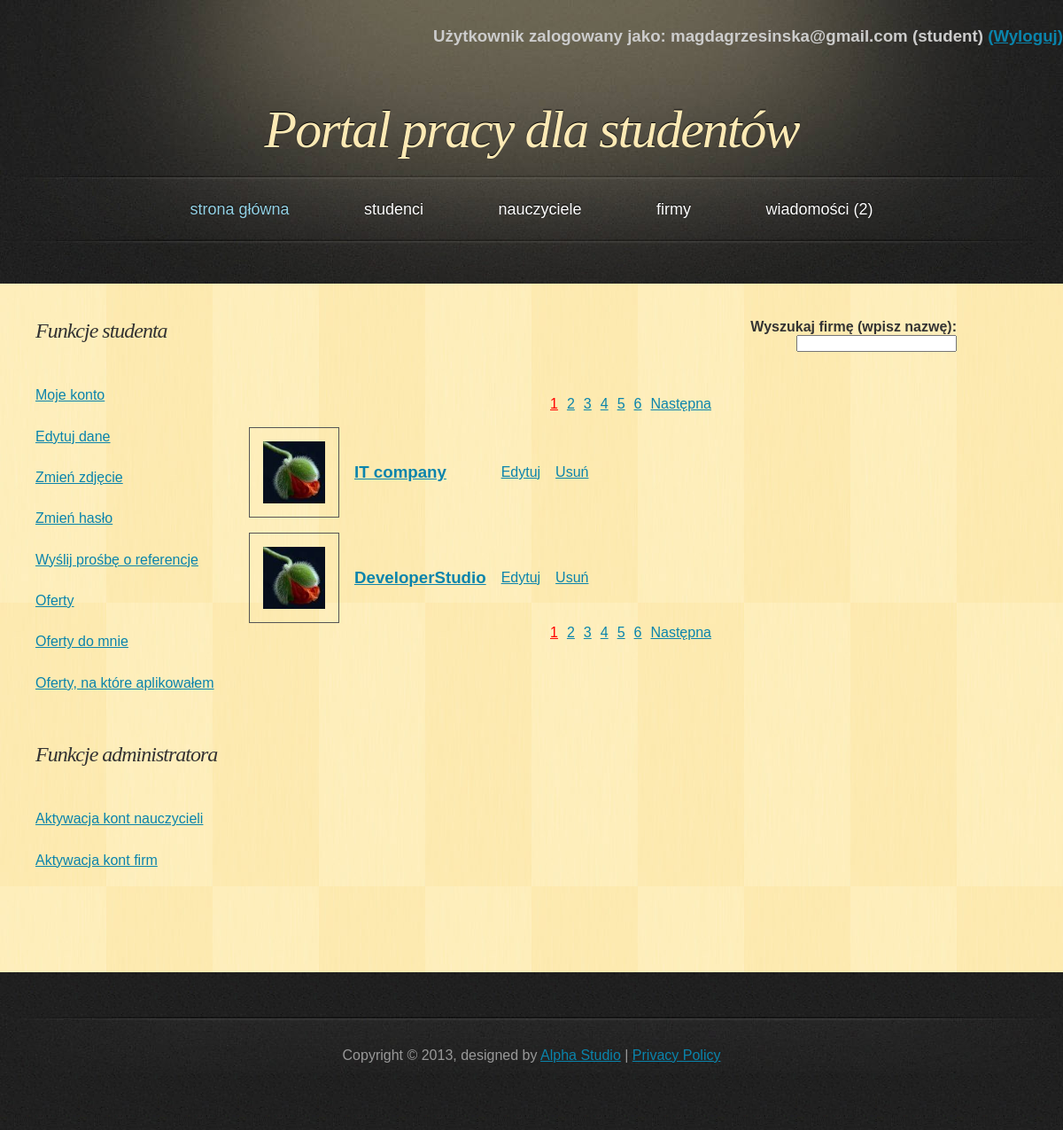
The app's page /PortalPracy/php/list_company.php (signed in) with its own data.
### tables this page shows
CREATE TABLE IF NOT EXISTS `company` (
  `company_id` int(11) NOT NULL AUTO_INCREMENT,
  `name` varchar(50) NOT NULL,
  `address` varchar(50) NOT NULL,
  `telephone` varchar(11) NOT NULL,
  `e_mail` varchar(50) NOT NULL,
  `password` varchar(100) NOT NULL,
  `active` tinyint(1) NOT NULL,
  `account_creation_date` date NOT NULL,
  `photoname` varchar(30) NOT NULL,
  PRIMARY KEY (`company_id`)
);

### PortalPracy/php/classDatabase.php (called while the page is built, shortened)
<?php
class Database {
    private $db;
    function __construct() {
        $this->server = 'localhost';
        $this->user = 'root';
        $this->password = '';
        $this->basename = 'data_base';
        $this->db = new mysqli($this->server, $this->user, $this->password, $this->basename);
        if ($this->db->connect_error) {
            die('Blad polaczenia z baza danych (' . $this->db->connect_errno . ') ' . $this->db->connect_error);
        } else {
            $this->db->query("SET NAMES 'utf8'");
        }
    }
    function get_company_list($start, $onpage) {
        if ($result = $this->db->query("SELECT * FROM `company` LIMIT $start, $onpage")) {
            return $result;
        }
    }
    function get_company_number() {
        if ($result = $this->db->query("SELECT * FROM `company`")) {
            $all = $result->num_rows;
        }
        return $all;
    }
}

### PortalPracy/php/list_company.php (the view, shortened to what this page needs)
<!DOCTYPE html>
<html>
    <head>
        <link href="../css/style.css" rel="stylesheet" type="text/css" />
    </head>
    <body>
        <div id="header">
            <?php
            include_once 'classPage.php';
            $page = new Page;
            $page->dologinfo();
            ?>
            <h1><a href="index.php">Portal pracy dla studentów</a></h1>
        </div>
        <?php
        $page->domenu();
        ?>
        <div id="main">
            <div id="content">
                <?php
                if (isset($_SESSION['name'])) {
                    ?>
                    <div class="search">
                        <h4>Wyszukaj firmę (wpisz nazwę):</h4>
                        <form>
                            <span class='tooltips'><input type="text" onkeyup="show_hint(this.value, 'hint_company.php?q=')">
                            </span>
                        </form>
                    </div>
                    <?php
                    include_once 'classDatabase.php';
                    $db = new Database();
                    $onpage = 2;
                    $all = $db->get_company_number();
                    $start = $page->dopaging($onpage, $all, "list_company.php?");
                    echo "<table><tbody>";
                    $result = $db->get_company_list($start, $onpage);
                    while ($obj = $result->fetch_object()) {
                        echo "<tr>";
                        echo "<td><a href='profile_company.php?id=" . $obj->company_id . "'><img src='../galery_company/$obj->photoname' class='mini_photo'/></a></td>";
                        echo "<td><a href='profile_company.php?id=" . $obj->company_id . "'><h3>" . $obj->name . "</h3></a></td>";
                        if (isset($_SESSION['admin'])) {
                            echo "<td id='activate$obj->company_id'><a href='edytuj.php?id=" . $obj->company_id . "' class='edit'>Edytuj</a></td>";
                            echo "<td id='delete$obj->company_id'><a class='delete' onClick='confirm_delete($obj->company_id);'>Usuń</a></td>";
                        }
                        echo "</tr>";
                    }
                    echo "</tbody></table>";
                } else {
                    echo "<h3>Aby zobaczyć listę firm, musisz się <a href='login.php'>zalogować</a></h3>";
                }
                ?>
            </div>
            <div id="sidebar">
            </div>
            <div class="clearing">&nbsp;</div>
        </div>
    </body>
</html>

### PortalPracy/css/style.css (style rules this page uses)
* { margin: 0; padding: 0; }
body { font: 16px "Trebuchet MS", Arial, Helvetica, sans-serif; color: #333333; background: #202020 url('../images/bg.jpg'); }
h1, h2 { font-family: Georgia, Times, serif; font-weight: normal; font-style: italic; }
h1 { font-size: 3em; letter-spacing: -2px; }
a { text-decoration: underline; color: #0A84AC; }
img { border: 1px solid #555555; }
#header, #menu, #footer { margin: 0 auto; width: 1200px; }
#header { height: 197px; background: #202020 url('../images/header.jpg'); }
#header h1 { font-size: 60px; text-align: center; text-shadow: 0px -1px 1px #000000; color: #FDEAB5; padding-top: 60px; }
#header h1 a { text-decoration: none; color: #FDEAB5; }
#main { width: 1120px; margin: 0 auto 50px auto; padding: 40px 40px 0 40px; background: #FEEBB2 url('../images/main.jpg'); }
#content { float: right; width: 80%; padding: 0 0 20px 0; }
#sidebar { float: left; width: 20%; padding: 0 0 20px 0; }
.clearing { clear: both; height: 1px; overflow: hidden; }
form { margin: 0; }
td { padding-left: 15px; padding-top: 15px; }
.mini_photo { width: 70px; height: 70px; padding: 15px; float: left; }
.search { text-align: right; margin: auto 80px 50px auto; }
span.tooltips { position: relative; display: inline; }

### records on screen
company: photoname (picture), name "IT company"
company: photoname (picture), name "DeveloperStudio"

### other values on screen
$_SESSION['name'] "magdagrzesinska@gmail.com"
$_SESSION['usertype'] "student"
$num_mes "2"
